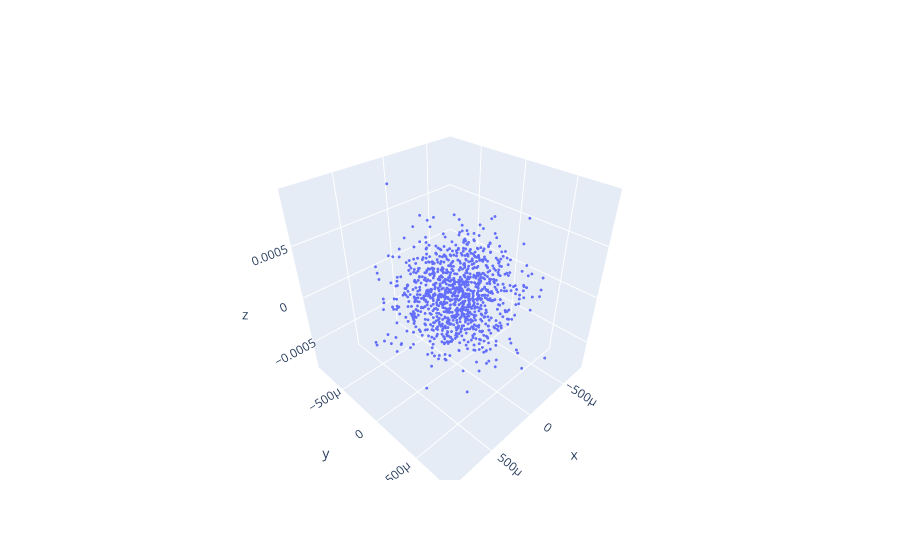

The cell this chart's notebook holds for it:
### Code cell
viz_pcl()

### Figure 1 — Plotly figure (JSON) as saved in the notebook; plotly's stock layout.template omitted (floating-point values rounded to 4 significant figures; data arrays with more than 128 entries replaced by an {"elided": "..."} marker saying what was removed)
{"data": [{"marker": {"size": 1}, "mode": "markers", "type": "scatter3d", "x": {"elided": "1024 float values"}, "y": {"elided": "1024 float values"}, "z": {"elided": "1024 float values"}}], "layout": {}}
